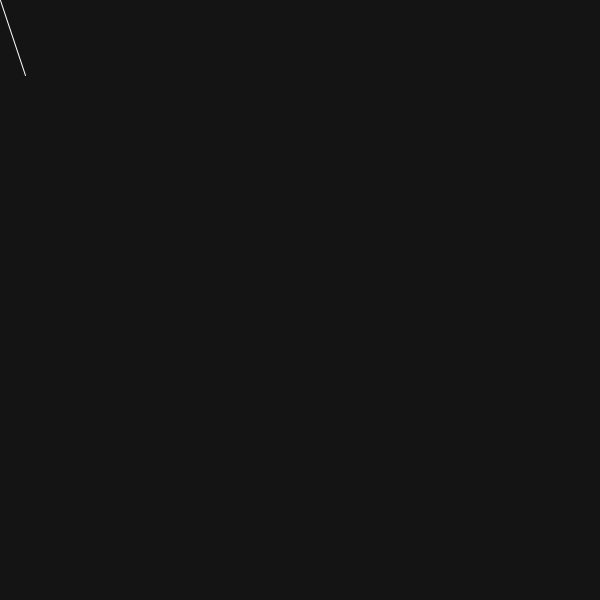
Frame 1 (no input)
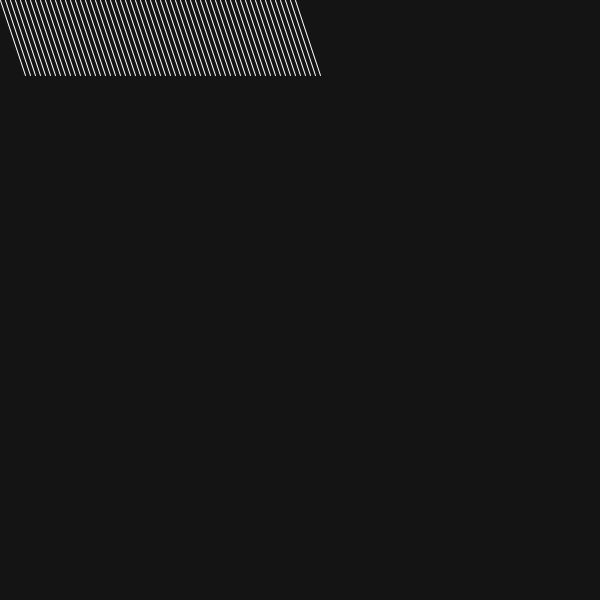
Frame 60 (the mouse pressed at the canvas centre just before this capture)
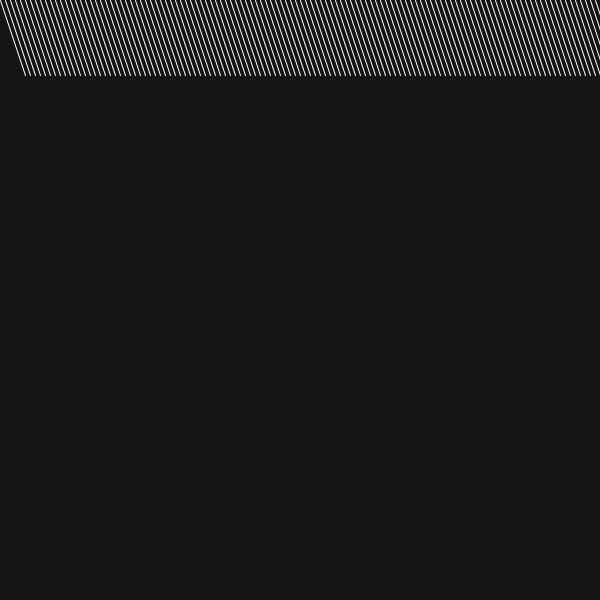
Frame 120 (the mouse held since frame 60 and released just before this capture)

The Processing sketch that drew these frames (run headless with seeded random() and noise(); from frame 60 on, the mouse is pressed at the canvas centre):

// Processing sketch: transformation_04_2
// ── transformation_04_2.pde
/*
HSB Farbraum: 
 fill(Winkel im Farbkreis,Sättigung,Helligkeit)
 
 */


int posX=0;
int posY=25;
int rectsize=5;
float angle=0;
float ratio=600.0/360.0;
int fade=255;

void setup() {
  size(600, 600);
  background(20);
  noStroke();
  ratio=600.0/360.0;

  println(ratio);
  frameRate(15);

}

void draw() {


println(angle);




  stroke(255);
  pushMatrix();
  translate(posX, posY);
  rotate(radians(angle));
  line(0, -25, 25, 50);
  popMatrix();
  if (posX>width) {
    posX=0;
    posY+=50;
  }
  posX+=5;
}
